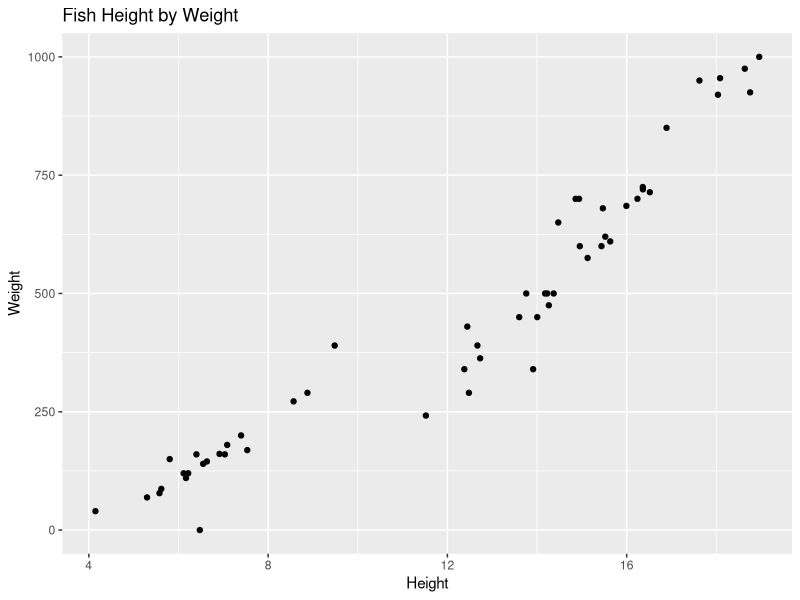
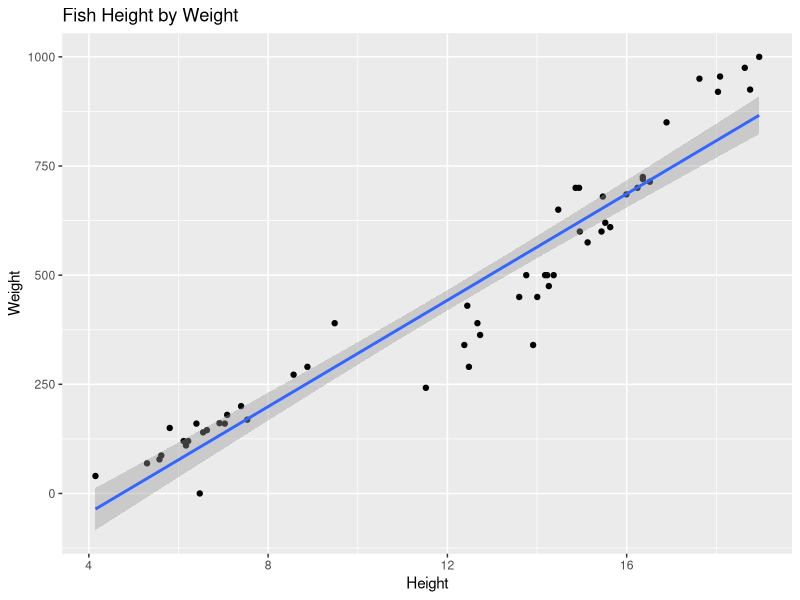
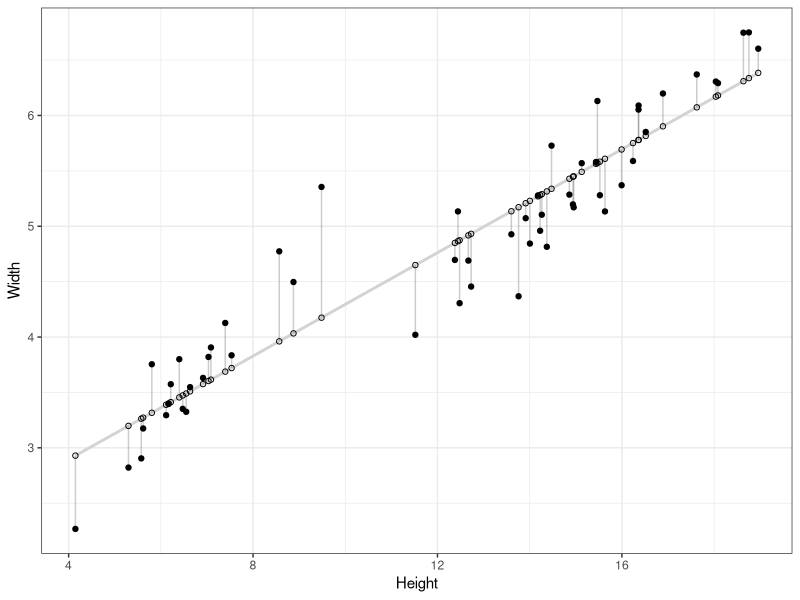
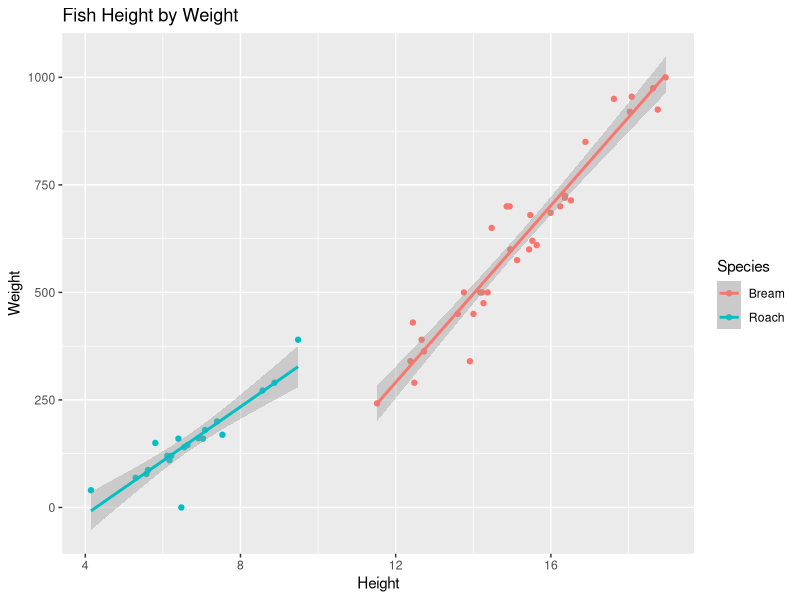

The R source for these figures, in order:
## ---- chunk 1
#| label: load-packages
#| message: false
library(tidyverse)
## ---- chunk 2
#| message: false
fish <- read_csv("data/Fish.csv")
## ---- chunk 3
fish |> 
  ggplot(
    aes(x = Height, y = Weight)
  ) + 
  geom_point() +
  labs( 
    title = "Fish Height by Weight")
## ---- chunk 4
fish |> 
  ggplot(
    aes(x = Height, y = Weight)
  ) + 
  geom_point() +
  geom_smooth(method = "lm") +
  labs( 
    title = "Fish Height by Weight")
## ---- chunk 5
#Modeling Code! More on this Monday!

fit <- lm(Width ~ Height, data = fish)
fish$predicted <- predict(fit)
fish$residuals <- residuals(fit)


fish |> 
ggplot(aes(x = Height, y = Width)) + 
  geom_smooth(method = "lm", se = FALSE, color = "lightgrey") +  
  geom_segment(aes(xend = Height, yend = predicted), alpha = .2) +  
  geom_point() + 
  geom_point(aes(y = predicted), shape = 1) + 
  theme_bw()  
## ---- chunk 6
fish |>
  select(Height, Weight) |>
  cor()
## ---- chunk 7
fish |> 
  ggplot(
    aes(x = Height, y = Weight, color = Species)
  ) + 
  geom_point() +
  geom_smooth(method = "lm") +
  labs( 
    title = "Fish Height by Weight")
